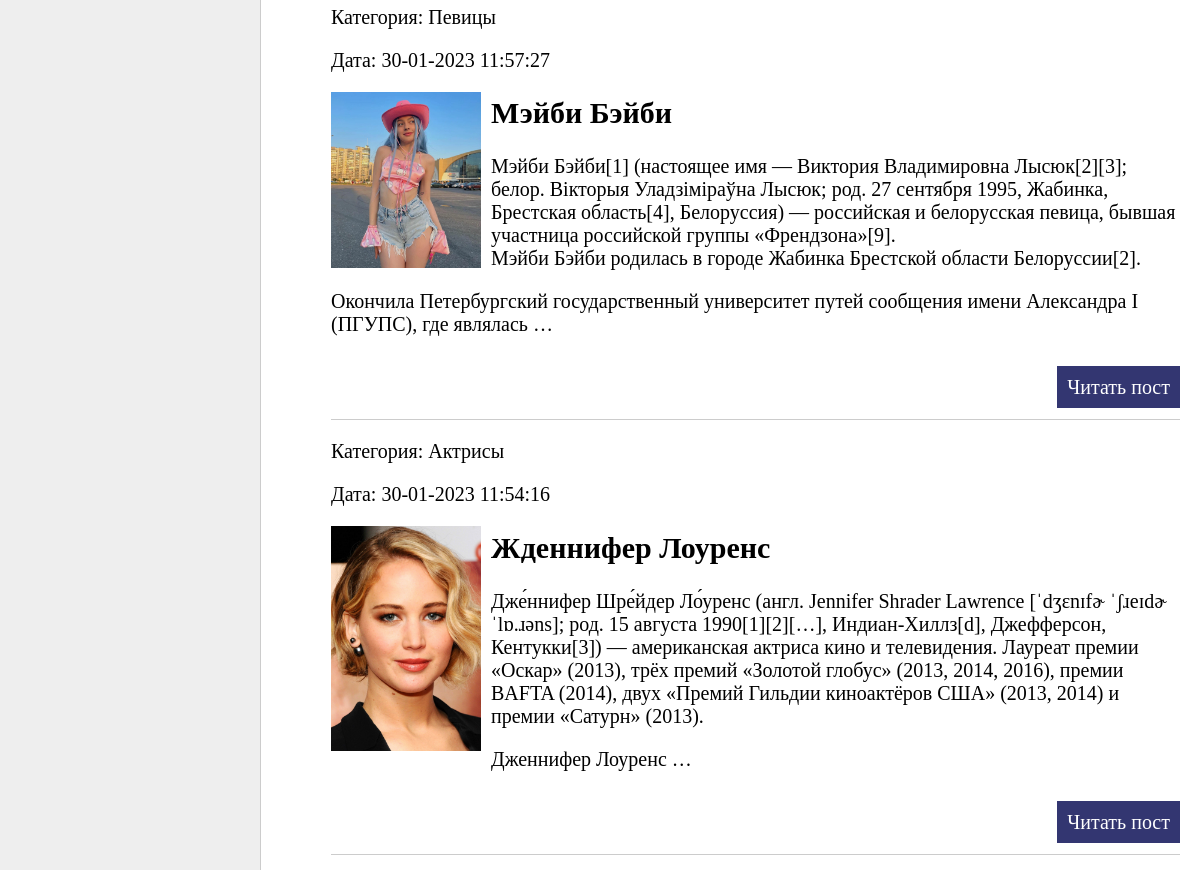
Before: / (middle part) with the older database file.
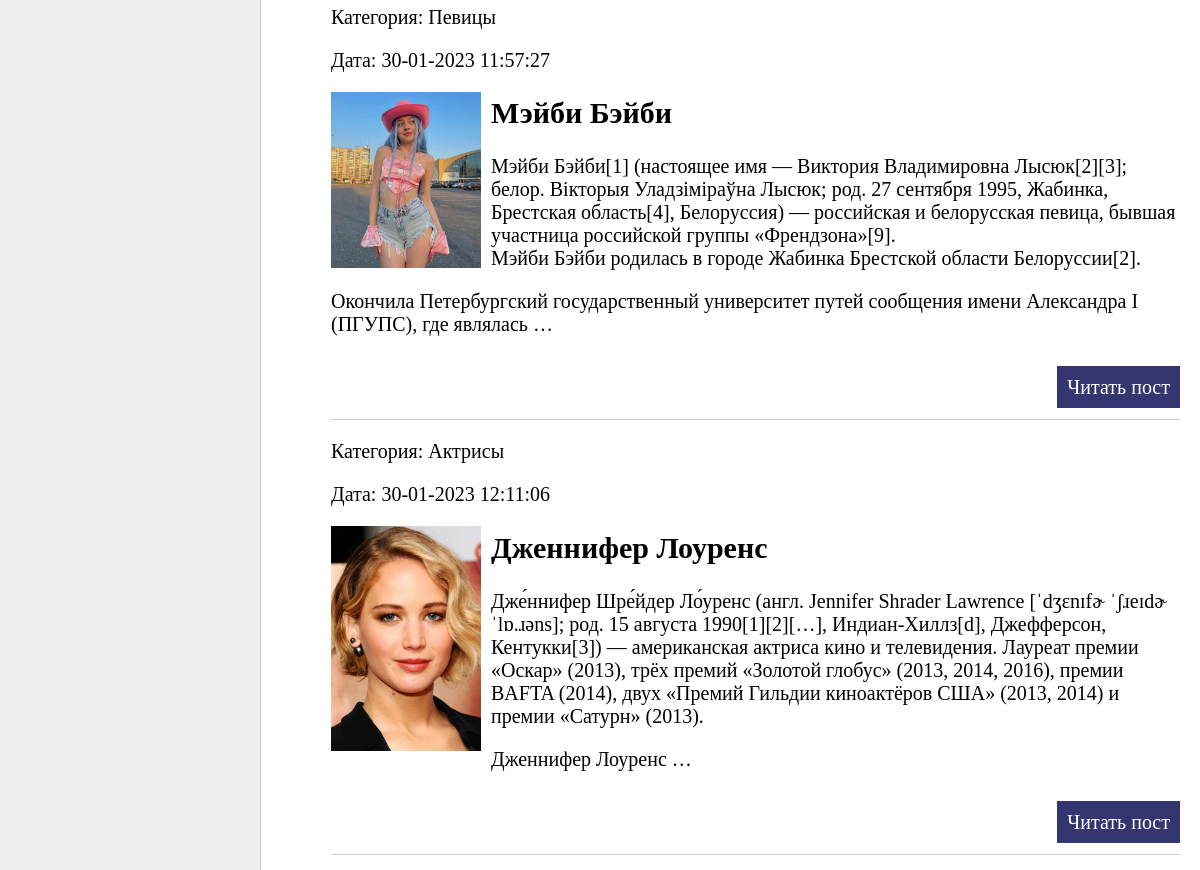
After: the same page with the newer database file.
### women/models.py (models this page shows, shortened)
class Women(models.Model):
    title = models.CharField(max_length=255, verbose_name='Заголовок')
    slug = models.SlugField(max_length=255, unique=True, db_index=True, verbose_name="URL")
    content = models.TextField(blank=True, verbose_name='Текст статьи')
    photo = models.ImageField(upload_to="photos/%Y/%m/%d/", verbose_name='Фотография')
    time_create = models.DateTimeField(auto_now_add=True, verbose_name='Время создания')
    time_update = models.DateTimeField(auto_now=True, verbose_name='Время изменения')
    is_published = models.BooleanField(default=True, verbose_name='Публикация')
    cat = models.ForeignKey('Category', on_delete=models.PROTECT, verbose_name='Категория')
    def get_absolute_url(self):
        return reverse('post', kwargs={'post_slug': self.slug})
    class Meta:
        verbose_name = 'Известные женщины'
        verbose_name_plural = 'Известные женщины'
        ordering = ['-time_create', 'title']

class Category(models.Model):
    name = models.CharField(max_length=100, db_index=True, verbose_name='Категория')
    slug = models.SlugField(max_length=255, unique=True, db_index=True, verbose_name="URL")
    def __str__(self):
        return self.name
    def get_absolute_url(self):
        return reverse('category', kwargs={'cat_id': self.pk})
    class Meta:
        verbose_name = 'Категория'
        verbose_name_plural = 'Категории'
        ordering = ['id']

### women/views.py (the view)
# urls.py: path('', index, name='home'),
def index(request):
    posts = Women.objects.all()
    context = {
        'posts': posts,
        'menu': menu,
        'title': 'Главная страница',
        'cat_selected': 0,
    }
    return render(request, 'women/index.html', context=context)

### women/templatetags/women_tags.py (called while the page is built)
@register.inclusion_tag('women/list_categories.html')
def show_categories(sort=None, cat_selected=0):
    if not sort:
        cats = Category.objects.all()
    else:
        cats = Category.objects.order_by(sort)
    return {'cats': cats, 'cat_selected': cat_selected}

### women/templates/women/index.html (shortened to what this page needs)
{% extends 'women/base.html' %}
{% block content %}
<ul class="list-articles">
	{% for p in posts %}
			<li><div class="aricle-panel">
				<p class="first">Категория: {{p.cat}}</p>
				<p class="last">Дата: {{p.time_update|date:"d-m-Y H:i:s"}}</p>
			</div>
{% if p.photo %}
	<p><img class="img-article-left thumb" src="{{p.photo.url}}"></p>
{% endif %}
				<h2>{{p.title}}</h2>
	{% autoescape on %}
	{{p.content|linebreaks|truncatewords:50}}
	{% endautoescape %}
			<p class="link-read-post"><a href="{{ p.get_absolute_url }}">Читать пост</a></p>
			</li>
	{% endfor %}
</ul>
{% endblock %}

Changed rows visible on the page:
changed Women "Актрисы": time_update "30-01-2023 11:54:16" → "30-01-2023 12:11:06"; title "Жденнифер Лоуренс" → "Дженнифер Лоуренс"
